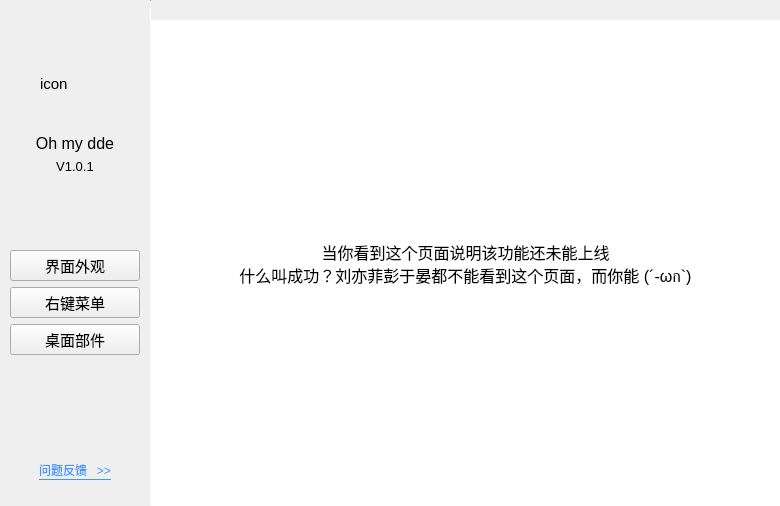
<?xml version="1.0" encoding="UTF-8"?>
<ui version="4.0">
 <class>Widget</class>
 <widget class="QWidget" name="Widget">
  <property name="geometry">
   <rect>
    <x>0</x>
    <y>0</y>
    <width>780</width>
    <height>506</height>
   </rect>
  </property>
  <property name="minimumSize">
   <size>
    <width>700</width>
    <height>500</height>
   </size>
  </property>
  <property name="windowTitle">
   <string>Form</string>
  </property>
  <layout class="QGridLayout" name="gridLayout">
   <property name="leftMargin">
    <number>0</number>
   </property>
   <property name="topMargin">
    <number>0</number>
   </property>
   <property name="rightMargin">
    <number>0</number>
   </property>
   <property name="bottomMargin">
    <number>0</number>
   </property>
   <property name="spacing">
    <number>0</number>
   </property>
   <item row="0" column="1" rowspan="2">
    <widget class="Line" name="line">
     <property name="sizePolicy">
      <sizepolicy hsizetype="Fixed" vsizetype="Minimum">
       <horstretch>0</horstretch>
       <verstretch>0</verstretch>
      </sizepolicy>
     </property>
     <property name="minimumSize">
      <size>
       <width>1</width>
       <height>0</height>
      </size>
     </property>
     <property name="maximumSize">
      <size>
       <width>1</width>
       <height>16777215</height>
      </size>
     </property>
     <property name="orientation">
      <enum>Qt::Vertical</enum>
     </property>
    </widget>
   </item>
   <item row="0" column="0" rowspan="2">
    <widget class="QWidget" name="widget_menuList" native="true">
     <property name="minimumSize">
      <size>
       <width>150</width>
       <height>0</height>
      </size>
     </property>
     <property name="maximumSize">
      <size>
       <width>150</width>
       <height>16777215</height>
      </size>
     </property>
     <property name="font">
      <font>
       <pointsize>11</pointsize>
      </font>
     </property>
     <property name="accessibleDescription">
      <string>background-color:#FFFFFF</string>
     </property>
     <property name="styleSheet">
      <string notr="true"/>
     </property>
     <layout class="QGridLayout" name="gridLayout_5">
      <property name="leftMargin">
       <number>10</number>
      </property>
      <property name="topMargin">
       <number>0</number>
      </property>
      <property name="rightMargin">
       <number>10</number>
      </property>
      <property name="bottomMargin">
       <number>0</number>
      </property>
      <item row="4" column="0">
       <spacer name="verticalSpacer_7">
        <property name="orientation">
         <enum>Qt::Vertical</enum>
        </property>
        <property name="sizeType">
         <enum>QSizePolicy::Minimum</enum>
        </property>
        <property name="sizeHint" stdset="0">
         <size>
          <width>20</width>
          <height>70</height>
         </size>
        </property>
       </spacer>
      </item>
      <item row="12" column="0">
       <spacer name="verticalSpacer_5">
        <property name="orientation">
         <enum>Qt::Vertical</enum>
        </property>
        <property name="sizeType">
         <enum>QSizePolicy::Fixed</enum>
        </property>
        <property name="sizeHint" stdset="0">
         <size>
          <width>20</width>
          <height>25</height>
         </size>
        </property>
       </spacer>
      </item>
      <item row="0" column="0">
       <spacer name="verticalSpacer_2">
        <property name="orientation">
         <enum>Qt::Vertical</enum>
        </property>
        <property name="sizeType">
         <enum>QSizePolicy::Fixed</enum>
        </property>
        <property name="sizeHint" stdset="0">
         <size>
          <width>20</width>
          <height>40</height>
         </size>
        </property>
       </spacer>
      </item>
      <item row="10" column="0">
       <spacer name="verticalSpacer">
        <property name="orientation">
         <enum>Qt::Vertical</enum>
        </property>
        <property name="sizeHint" stdset="0">
         <size>
          <width>20</width>
          <height>40</height>
         </size>
        </property>
       </spacer>
      </item>
      <item row="3" column="0">
       <widget class="QLabel" name="label_3">
        <property name="font">
         <font>
          <pointsize>10</pointsize>
         </font>
        </property>
        <property name="text">
         <string>V1.0.1</string>
        </property>
        <property name="alignment">
         <set>Qt::AlignCenter</set>
        </property>
       </widget>
      </item>
      <item row="9" column="0">
       <widget class="QPushButton" name="cyml">
        <property name="text">
         <string>桌面部件</string>
        </property>
       </widget>
      </item>
      <item row="1" column="0">
       <widget class="QWidget" name="widget" native="true">
        <property name="minimumSize">
         <size>
          <width>0</width>
          <height>0</height>
         </size>
        </property>
        <layout class="QHBoxLayout" name="horizontalLayout">
         <item>
          <widget class="QLabel" name="icon">
           <property name="sizePolicy">
            <sizepolicy hsizetype="Fixed" vsizetype="Fixed">
             <horstretch>0</horstretch>
             <verstretch>0</verstretch>
            </sizepolicy>
           </property>
           <property name="minimumSize">
            <size>
             <width>70</width>
             <height>70</height>
            </size>
           </property>
           <property name="maximumSize">
            <size>
             <width>70</width>
             <height>70</height>
            </size>
           </property>
           <property name="text">
            <string>icon</string>
           </property>
          </widget>
         </item>
        </layout>
       </widget>
      </item>
      <item row="11" column="0">
       <layout class="QGridLayout" name="gridLayout_9">
        <property name="spacing">
         <number>0</number>
        </property>
        <item row="0" column="1">
         <widget class="QPushButton" name="wtfButton">
          <property name="font">
           <font>
            <pointsize>-1</pointsize>
           </font>
          </property>
          <property name="cursor">
           <cursorShape>PointingHandCursor</cursorShape>
          </property>
          <property name="contextMenuPolicy">
           <enum>Qt::DefaultContextMenu</enum>
          </property>
          <property name="styleSheet">
           <string notr="true">border:0px;background: transparent;color:#4096ff;font-size:12px;border-width:1px;border-style:none none solid none;border-color:#4096ff;</string>
          </property>
          <property name="text">
           <string>问题反馈   &gt;&gt;</string>
          </property>
         </widget>
        </item>
        <item row="0" column="0">
         <spacer name="horizontalSpacer">
          <property name="orientation">
           <enum>Qt::Horizontal</enum>
          </property>
          <property name="sizeHint" stdset="0">
           <size>
            <width>40</width>
            <height>20</height>
           </size>
          </property>
         </spacer>
        </item>
        <item row="0" column="2">
         <spacer name="horizontalSpacer_2">
          <property name="orientation">
           <enum>Qt::Horizontal</enum>
          </property>
          <property name="sizeHint" stdset="0">
           <size>
            <width>40</width>
            <height>20</height>
           </size>
          </property>
         </spacer>
        </item>
       </layout>
      </item>
      <item row="2" column="0">
       <widget class="QLabel" name="label">
        <property name="font">
         <font>
          <pointsize>12</pointsize>
         </font>
        </property>
        <property name="layoutDirection">
         <enum>Qt::LeftToRight</enum>
        </property>
        <property name="text">
         <string>Oh my dde</string>
        </property>
        <property name="alignment">
         <set>Qt::AlignCenter</set>
        </property>
       </widget>
      </item>
      <item row="6" column="0">
       <widget class="QPushButton" name="yjcd">
        <property name="sizePolicy">
         <sizepolicy hsizetype="Expanding" vsizetype="Fixed">
          <horstretch>0</horstretch>
          <verstretch>0</verstretch>
         </sizepolicy>
        </property>
        <property name="minimumSize">
         <size>
          <width>0</width>
          <height>0</height>
         </size>
        </property>
        <property name="maximumSize">
         <size>
          <width>16777215</width>
          <height>16777215</height>
         </size>
        </property>
        <property name="styleSheet">
         <string notr="true"/>
        </property>
        <property name="text">
         <string>右键菜单</string>
        </property>
        <property name="checkable">
         <bool>true</bool>
        </property>
        <property name="autoRepeat">
         <bool>true</bool>
        </property>
       </widget>
      </item>
      <item row="5" column="0">
       <widget class="QPushButton" name="jmwg">
        <property name="sizePolicy">
         <sizepolicy hsizetype="Expanding" vsizetype="Fixed">
          <horstretch>0</horstretch>
          <verstretch>0</verstretch>
         </sizepolicy>
        </property>
        <property name="minimumSize">
         <size>
          <width>0</width>
          <height>0</height>
         </size>
        </property>
        <property name="maximumSize">
         <size>
          <width>16777215</width>
          <height>16777215</height>
         </size>
        </property>
        <property name="text">
         <string>界面外观</string>
        </property>
        <property name="checkable">
         <bool>true</bool>
        </property>
       </widget>
      </item>
     </layout>
    </widget>
   </item>
   <item row="0" column="2">
    <widget class="DTitlebar" name="titlebar" native="true">
     <property name="minimumSize">
      <size>
       <width>0</width>
       <height>20</height>
      </size>
     </property>
    </widget>
   </item>
   <item row="1" column="2">
    <widget class="QStackedWidget" name="stackedWidget">
     <property name="palette">
      <palette>
       <active>
        <colorrole role="Base">
         <brush brushstyle="SolidPattern">
          <color alpha="255">
           <red>255</red>
           <green>255</green>
           <blue>255</blue>
          </color>
         </brush>
        </colorrole>
        <colorrole role="Window">
         <brush brushstyle="SolidPattern">
          <color alpha="255">
           <red>255</red>
           <green>255</green>
           <blue>255</blue>
          </color>
         </brush>
        </colorrole>
       </active>
       <inactive>
        <colorrole role="Base">
         <brush brushstyle="SolidPattern">
          <color alpha="255">
           <red>252</red>
           <green>252</green>
           <blue>252</blue>
          </color>
         </brush>
        </colorrole>
        <colorrole role="Window">
         <brush brushstyle="SolidPattern">
          <color alpha="255">
           <red>255</red>
           <green>255</green>
           <blue>255</blue>
          </color>
         </brush>
        </colorrole>
       </inactive>
       <disabled>
        <colorrole role="Base">
         <brush brushstyle="SolidPattern">
          <color alpha="255">
           <red>255</red>
           <green>255</green>
           <blue>255</blue>
          </color>
         </brush>
        </colorrole>
        <colorrole role="Window">
         <brush brushstyle="SolidPattern">
          <color alpha="255">
           <red>255</red>
           <green>255</green>
           <blue>255</blue>
          </color>
         </brush>
        </colorrole>
       </disabled>
      </palette>
     </property>
     <property name="styleSheet">
      <string notr="true"/>
     </property>
     <property name="lineWidth">
      <number>0</number>
     </property>
     <property name="currentIndex">
      <number>2</number>
     </property>
     <widget class="QWidget" name="page">
      <layout class="QVBoxLayout" name="verticalLayout_2">
       <property name="spacing">
        <number>0</number>
       </property>
       <property name="leftMargin">
        <number>0</number>
       </property>
       <property name="topMargin">
        <number>0</number>
       </property>
       <property name="rightMargin">
        <number>0</number>
       </property>
       <property name="bottomMargin">
        <number>0</number>
       </property>
       <item>
        <widget class="SystemUiPage" name="systemuipage" native="true"/>
       </item>
      </layout>
     </widget>
     <widget class="QWidget" name="page_2">
      <property name="layoutDirection">
       <enum>Qt::LeftToRight</enum>
      </property>
      <layout class="QGridLayout" name="gridLayout_2">
       <property name="leftMargin">
        <number>0</number>
       </property>
       <property name="topMargin">
        <number>0</number>
       </property>
       <property name="rightMargin">
        <number>0</number>
       </property>
       <property name="bottomMargin">
        <number>0</number>
       </property>
       <property name="spacing">
        <number>5</number>
       </property>
       <item row="0" column="0">
        <widget class="YouJianPage" name="youjianpage" native="true"/>
       </item>
      </layout>
     </widget>
     <widget class="QWidget" name="page_3">
      <layout class="QVBoxLayout" name="verticalLayout_16">
       <property name="spacing">
        <number>0</number>
       </property>
       <property name="leftMargin">
        <number>0</number>
       </property>
       <property name="topMargin">
        <number>0</number>
       </property>
       <property name="rightMargin">
        <number>0</number>
       </property>
       <property name="bottomMargin">
        <number>0</number>
       </property>
       <item>
        <widget class="QScrollArea" name="scrollArea_3">
         <property name="frameShape">
          <enum>QFrame::NoFrame</enum>
         </property>
         <property name="lineWidth">
          <number>0</number>
         </property>
         <property name="widgetResizable">
          <bool>true</bool>
         </property>
         <widget class="QWidget" name="scrollAreaWidgetContents_3">
          <property name="geometry">
           <rect>
            <x>0</x>
            <y>0</y>
            <width>629</width>
            <height>486</height>
           </rect>
          </property>
          <layout class="QGridLayout" name="gridLayout_8">
           <item row="0" column="0">
            <spacer name="verticalSpacer_8">
             <property name="orientation">
              <enum>Qt::Vertical</enum>
             </property>
             <property name="sizeHint" stdset="0">
              <size>
               <width>20</width>
               <height>199</height>
              </size>
             </property>
            </spacer>
           </item>
           <item row="1" column="0">
            <widget class="QLabel" name="label_2">
             <property name="font">
              <font>
               <pointsize>12</pointsize>
              </font>
             </property>
             <property name="text">
              <string>当你看到这个页面说明该功能还未能上线
什么叫成功？刘亦菲彭于晏都不能看到这个页面，而你能 (´-ωก`)</string>
             </property>
             <property name="alignment">
              <set>Qt::AlignCenter</set>
             </property>
            </widget>
           </item>
           <item row="2" column="0">
            <spacer name="verticalSpacer_6">
             <property name="orientation">
              <enum>Qt::Vertical</enum>
             </property>
             <property name="sizeHint" stdset="0">
              <size>
               <width>20</width>
               <height>198</height>
              </size>
             </property>
            </spacer>
           </item>
          </layout>
         </widget>
        </widget>
       </item>
      </layout>
     </widget>
     <widget class="QWidget" name="page_4">
      <layout class="QVBoxLayout" name="verticalLayout">
       <property name="leftMargin">
        <number>0</number>
       </property>
       <property name="topMargin">
        <number>0</number>
       </property>
       <property name="rightMargin">
        <number>0</number>
       </property>
       <property name="bottomMargin">
        <number>0</number>
       </property>
      </layout>
     </widget>
    </widget>
   </item>
  </layout>
 </widget>
 <customwidgets>
  <customwidget>
   <class>DTitlebar</class>
   <extends>QWidget</extends>
   <header location="global">dtitlebar.h</header>
   <container>1</container>
  </customwidget>
  <customwidget>
   <class>SystemUiPage</class>
   <extends>QWidget</extends>
   <header>systemuipage.h</header>
  </customwidget>
  <customwidget>
   <class>YouJianPage</class>
   <extends>QWidget</extends>
   <header>youjianpage.h</header>
  </customwidget>
 </customwidgets>
 <resources/>
 <connections/>
</ui>
